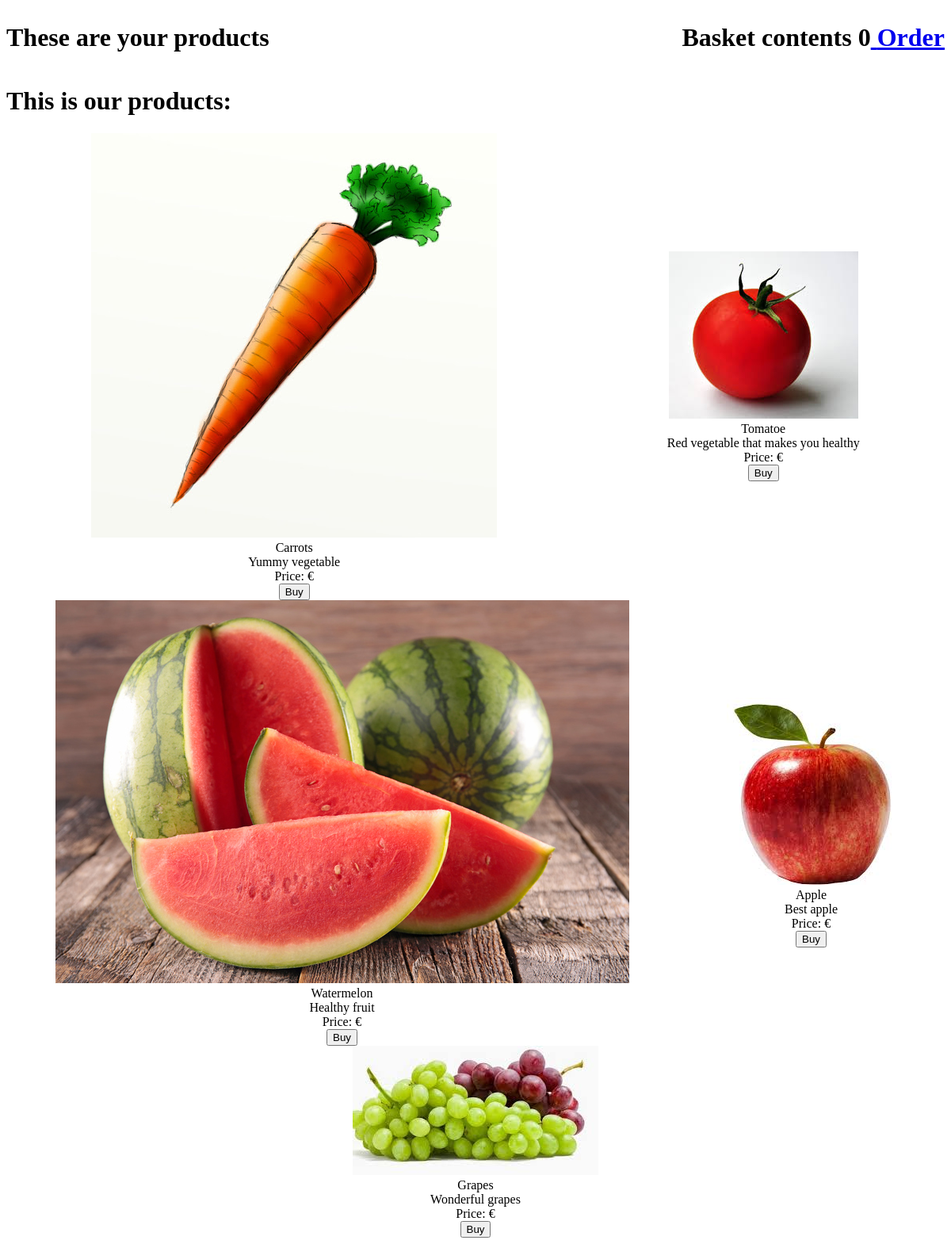
Screenshot of /myList.php with the database file from the repository.
### tables this page shows
CREATE TABLE Products(
    ID INT NOT NULL AUTO_INCREMENT,
    NAME varchar(50),
    Description varchar(500),
    Price INT(10),
    Picture varchar(50),
    PRIMARY KEY (ID)
);

### myList.php (the view, shortened to what this page needs)
<!DOCTYPE html>
<html lang="en">
<head>
    <link rel='stylesheet' type='text/css' media='screen' href='2tpife.css'>
</head>
<body>
<?php
include_once "credentials.php";
?>
<div id="mainTitle">
<h1>These are your products</h1>
<h1>Basket contents <?= sizeOf($_SESSION["Basket"]) ?><a href="finishOrder.php"> Order </a> </h1>
</div>
<h1>This is our products:</h1>
<div id="AllProducts">
    <?php
    $sqlProducts = $connection->prepare("SELECT * FROM products");
    $sqlProducts->execute();
    $resultProducts = $sqlProducts->get_result();
    while ($row = $resultProducts->fetch_assoc()) { ?>
        <div class="Product">
            <img src="<?= $row["Picture"] ?>" >
            <div><?= $row["NAME"] ?> </div>
            <div><?= $row["Description"] ?></div>
            <div>Price: &euro;</div>
            <form action="myList.php" method="post">
                <input type="submit" value="Buy" />
            </form>
        </div>
        <?php }
    ?>
</div>
</body>
</html>

### 2tpife.css (style rules this page uses)
#AllProducts { display: flex; justify-content: space-around; flex: wrap; align-items: center; }
.Product { text-align: center; }
::placeholder { color: rgb(255, 137, 137); opacity: 0.5; }

### myList.php (style rules this page uses)
#AllProducts { display : flex; justify-content : space-around; flex-wrap : wrap; }
#mainTitle { display:flex; justify-content:space-between; }

### rows the page displays
products: Picture (picture), NAME "Carrots", Description "Yummy vegetable"
products: Picture (picture), NAME "Tomatoe", Description "Red vegetable that makes you healthy"
products: Picture (picture), NAME "Watermelon", Description "Healthy fruit"
products: Picture (picture), NAME "Apple", Description "Best apple"
products: Picture (picture), NAME "Grapes", Description "Wonderful grapes"

### other values shown
sizeOf($_SESSION["Basket"]) "0"
